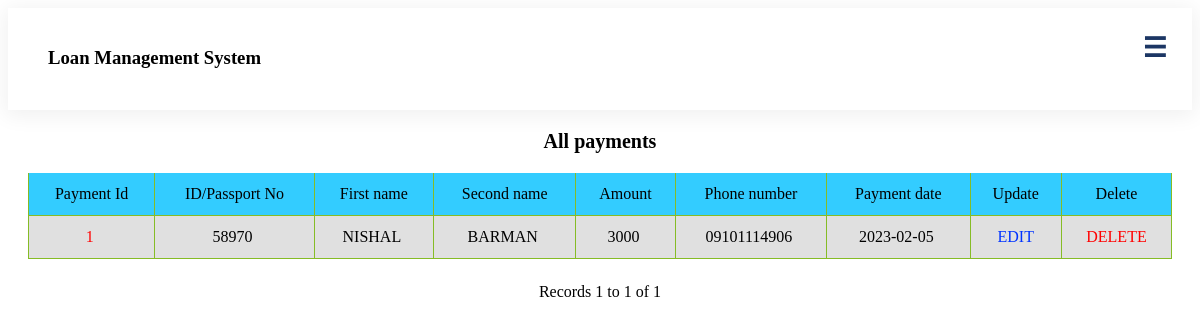
Before: /admin/displaypayment.php (signed in) with the older database file.
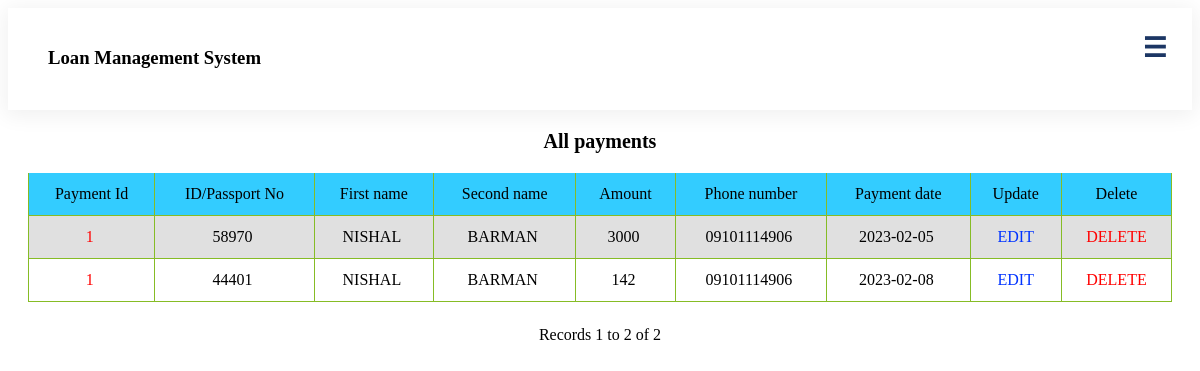
After: the same page with the newer database file.
### tables this page shows
CREATE TABLE `payment` (
  `id` int(6) NOT NULL,
  `paymentId` varchar(20) NOT NULL,
  `memberId` int(8) NOT NULL,
  `fName` varchar(15) NOT NULL,
  `lName` varchar(15) NOT NULL,
  `amount` int(8) NOT NULL,
  `phone` varchar(13) NOT NULL,
  `payment_date` date NOT NULL,
  `loanType` varchar(255) NOT NULL
);

### admin/displaypayment.php (the view, shortened to what this page needs)
<?php require_once('../Connections/mlms.php'); ?>
<?php
$maxRows_viewpay = 10;
$pageNum_viewpay = 0;
$startRow_viewpay = $pageNum_viewpay * $maxRows_viewpay;
mysqli_select_db($mlms, $database_mlms);
$query_viewpay = "SELECT * FROM payment";
$query_limit_viewpay = sprintf("%s LIMIT %d, %d", $query_viewpay, $startRow_viewpay, $maxRows_viewpay);
$viewpay = mysqli_query($mlms, $query_limit_viewpay) or die(mysql_error());
$row_viewpay = mysqli_fetch_assoc($viewpay);
if (isset($_GET['totalRows_viewpay'])) {
    $totalRows_viewpay = $_GET['totalRows_viewpay'];
} else {
    $all_viewpay = mysqli_query($mlms, $query_viewpay);
    $totalRows_viewpay = mysqli_num_rows($all_viewpay);
}
?>
<!DOCTYPE html
    PUBLIC "-//W3C//DTD XHTML 1.0 Transitional//EN" "http://www.w3.org/TR/xhtml1/DTD/xhtml1-transitional.dtd">
<html xmlns="http://www.w3.org/1999/xhtml">
<head>
    <link rel="stylesheet" type="text/css" href="../Assets/css/style.css">
</head>
<body>
    <?php include '../header/admin.php'; ?>
    <center>
        <div class="main">
            <div class="container">
                <table border="0" align="center" class="responsive-table">
                    <h3 class="llTl"> All payments</h3>
                    <tr bgcolor="#33CCFF">
                        <td>Payment Id</td>
                        <td>ID/Passport No</td>
                        <td>First name</td>
                        <td>Second name</td>
                        <td>Amount</td>
                        <td>Phone number</td>
                        <td>Payment date</td>
                        <td>Update</td>
                        <td>Delete</td>
                    </tr>
                    <?php do { ?>
                        <tr>
                            <td><a href="paymentsview.php?recordID=<?php echo $row_viewpay['paymentId']; ?>">
                                    <?php echo $row_viewpay['paymentId']; ?>&nbsp; </a></td>
                            <td>
                                <?php echo $row_viewpay['memberId']; ?>&nbsp;
                            </td>
                            <td>
                                <?php echo $row_viewpay['fName']; ?>&nbsp;
                            </td>
                            <td>
                                <?php echo $row_viewpay['lName']; ?>&nbsp;
                            </td>
                            <td>
                                <?php echo $row_viewpay['amount']; ?>&nbsp;
                            </td>
                            <td>
                                <?php echo $row_viewpay['phone']; ?>&nbsp;
                            </td>
                            <td>
                                <?php echo $row_viewpay['payment_date']; ?>&nbsp;
                            </td>
                            <td><a href="updatepayment.php?paymentId=<?php echo $row_viewpay['paymentId']; ?>"
                                    style="text-decoration:none">
                                    <font color="#0033FF">EDIT</font>
                                </a></td>
                            <td><a href="deletepayment.php?paymentId=<?php echo $row_viewpay['paymentId']; ?>"
                                    style="text-decoration:none">
                                    <font color="#FF0000">DELETE</font>
                                </a></td>
                        </tr>
                    <?php } while ($row_viewpay = mysqli_fetch_assoc($viewpay)); ?>
                </table>
                Records
                <?php echo ($startRow_viewpay + 1) ?> to
                <?php echo min($startRow_viewpay + $maxRows_viewpay, $totalRows_viewpay) ?> of
                <?php echo $totalRows_viewpay ?>
                <br />
                <table border="0">
                    <tr>
                        <td>
                        </td>
                        <td>
                        </td>
                        <td>
                        </td>
                        <td>
                        </td>
                    </tr>
                </table>
            </div>
        </div>
    </center>
</body>
</html>

Changed rows visible on the page:
added payment: paymentId "1", memberId "44401", fName "NISHAL", lName "BARMAN", amount "142", phone "09101114906", payment_date "2023-02-08"
Other visible differences:
min($startRow_viewpay + $maxRows_viewpay, $totalRows_viewpay): "1" → "2"
$totalRows_viewpay: "1" → "2"
